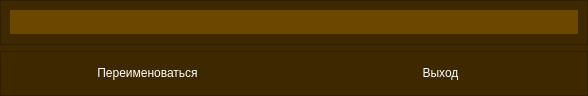
<?xml version="1.0" encoding="UTF-8"?>
<ui version="4.0">
 <class>DialogRename</class>
 <widget class="QDialog" name="DialogRename">
  <property name="geometry">
   <rect>
    <x>0</x>
    <y>0</y>
    <width>588</width>
    <height>96</height>
   </rect>
  </property>
  <property name="windowTitle">
   <string>Изменение имени</string>
  </property>
  <property name="styleSheet">
   <string notr="true">background-color: rgb(61, 40, 0); color:rgb(255, 255, 255);</string>
  </property>
  <layout class="QVBoxLayout" name="verticalLayout">
   <property name="leftMargin">
    <number>0</number>
   </property>
   <property name="topMargin">
    <number>0</number>
   </property>
   <property name="rightMargin">
    <number>0</number>
   </property>
   <property name="bottomMargin">
    <number>0</number>
   </property>
   <item>
    <widget class="QFrame" name="frameLE">
     <property name="frameShape">
      <enum>QFrame::StyledPanel</enum>
     </property>
     <property name="frameShadow">
      <enum>QFrame::Raised</enum>
     </property>
     <layout class="QVBoxLayout" name="verticalLayout_2">
      <item>
       <widget class="QLineEdit" name="lineEditNickname">
        <property name="minimumSize">
         <size>
          <width>0</width>
          <height>24</height>
         </size>
        </property>
        <property name="font">
         <font>
          <pointsize>12</pointsize>
         </font>
        </property>
        <property name="whatsThis">
         <string/>
        </property>
        <property name="styleSheet">
         <string notr="true">background-color: rgb(107, 71, 0);color:White; 
border-color: rgb(85, 56, 0);
border-style: outset;</string>
        </property>
       </widget>
      </item>
     </layout>
    </widget>
   </item>
   <item>
    <widget class="QFrame" name="framecButton">
     <property name="minimumSize">
      <size>
       <width>0</width>
       <height>0</height>
      </size>
     </property>
     <property name="frameShape">
      <enum>QFrame::StyledPanel</enum>
     </property>
     <property name="frameShadow">
      <enum>QFrame::Raised</enum>
     </property>
     <layout class="QHBoxLayout" name="horizontalLayout">
      <property name="spacing">
       <number>0</number>
      </property>
      <property name="leftMargin">
       <number>0</number>
      </property>
      <property name="topMargin">
       <number>0</number>
      </property>
      <property name="rightMargin">
       <number>0</number>
      </property>
      <property name="bottomMargin">
       <number>0</number>
      </property>
      <item>
       <widget class="QPushButton" name="pushButtonRename">
        <property name="minimumSize">
         <size>
          <width>0</width>
          <height>32</height>
         </size>
        </property>
        <property name="styleSheet">
         <string notr="true">QPushButton:!hover {background-color: rgb(61, 40, 0);border-style: outset; border-width: 0px;color:White;}
QPushButton:hover {background-color: rgb(88, 58, 0);border-style: outset; border-width: 0px; color:White;}</string>
        </property>
        <property name="text">
         <string>Переименоваться</string>
        </property>
       </widget>
      </item>
      <item>
       <widget class="QPushButton" name="pushButtonExit">
        <property name="sizePolicy">
         <sizepolicy hsizetype="Preferred" vsizetype="Fixed">
          <horstretch>0</horstretch>
          <verstretch>0</verstretch>
         </sizepolicy>
        </property>
        <property name="minimumSize">
         <size>
          <width>0</width>
          <height>32</height>
         </size>
        </property>
        <property name="sizeIncrement">
         <size>
          <width>0</width>
          <height>42</height>
         </size>
        </property>
        <property name="styleSheet">
         <string notr="true">QPushButton:!hover {background-color: rgb(61, 40, 0);border-style: outset; border-width: 0px;color:White;}
QPushButton:hover {background-color: rgb(88, 58, 0);border-style: outset; border-width: 0px; color:White;}</string>
        </property>
        <property name="text">
         <string>Выход</string>
        </property>
       </widget>
      </item>
     </layout>
    </widget>
   </item>
  </layout>
 </widget>
 <resources/>
 <connections>
  <connection>
   <sender>pushButtonExit</sender>
   <signal>clicked()</signal>
   <receiver>DialogRename</receiver>
   <slot>close()</slot>
   <hints>
    <hint type="sourcelabel">
     <x>440</x>
     <y>72</y>
    </hint>
    <hint type="destinationlabel">
     <x>293</x>
     <y>47</y>
    </hint>
   </hints>
  </connection>
 </connections>
</ui>
